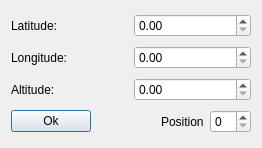
<?xml version="1.0" encoding="UTF-8"?>
<ui version="4.0">
 <class>AddCoordinateDialog</class>
 <widget class="QDialog" name="AddCoordinateDialog">
  <property name="geometry">
   <rect>
    <x>0</x>
    <y>0</y>
    <width>262</width>
    <height>148</height>
   </rect>
  </property>
  <property name="sizePolicy">
   <sizepolicy hsizetype="Fixed" vsizetype="Fixed">
    <horstretch>0</horstretch>
    <verstretch>0</verstretch>
   </sizepolicy>
  </property>
  <property name="windowTitle">
   <string>Add Coordinate Dialog</string>
  </property>
  <layout class="QVBoxLayout" name="verticalLayout">
   <item>
    <layout class="QHBoxLayout" name="horizontalLayout">
     <item>
      <widget class="QLabel" name="label">
       <property name="text">
        <string>Latitude:</string>
       </property>
      </widget>
     </item>
     <item>
      <widget class="QDoubleSpinBox" name="latitudeSpinBox"/>
     </item>
    </layout>
   </item>
   <item>
    <layout class="QHBoxLayout" name="horizontalLayout_2">
     <item>
      <widget class="QLabel" name="label_2">
       <property name="text">
        <string>Longitude:</string>
       </property>
      </widget>
     </item>
     <item>
      <widget class="QDoubleSpinBox" name="longitudeSpinBox"/>
     </item>
    </layout>
   </item>
   <item>
    <layout class="QHBoxLayout" name="horizontalLayout_3">
     <item>
      <widget class="QLabel" name="label_3">
       <property name="text">
        <string>Altitude:</string>
       </property>
      </widget>
     </item>
     <item>
      <widget class="QDoubleSpinBox" name="altitudeSpinBox"/>
     </item>
    </layout>
   </item>
   <item>
    <layout class="QHBoxLayout" name="horizontalLayout_4">
     <item>
      <widget class="QPushButton" name="okButton">
       <property name="text">
        <string>Ok</string>
       </property>
      </widget>
     </item>
     <item>
      <spacer name="horizontalSpacer_2">
       <property name="orientation">
        <enum>Qt::Horizontal</enum>
       </property>
       <property name="sizeHint" stdset="0">
        <size>
         <width>40</width>
         <height>20</height>
        </size>
       </property>
      </spacer>
     </item>
     <item>
      <widget class="QLabel" name="label_4">
       <property name="text">
        <string>Position</string>
       </property>
      </widget>
     </item>
     <item>
      <widget class="QSpinBox" name="positionSpinBox"/>
     </item>
    </layout>
   </item>
  </layout>
 </widget>
 <resources/>
 <connections/>
</ui>
